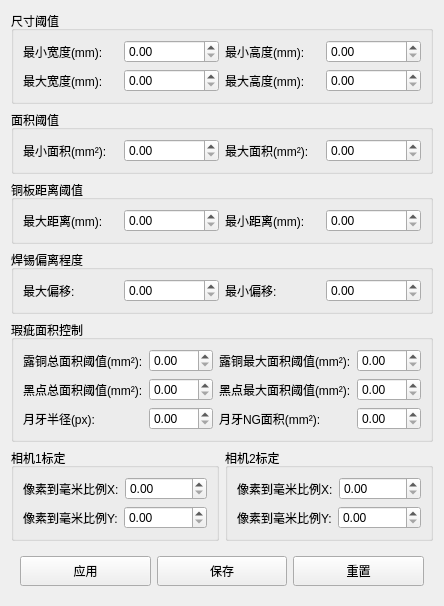
<?xml version="1.0" encoding="UTF-8"?>
<ui version="4.0">
 <class>AlgConfigForm</class>
 <widget class="QWidget" name="AlgConfigForm">
  <property name="geometry">
   <rect>
    <x>0</x>
    <y>0</y>
    <width>444</width>
    <height>594</height>
   </rect>
  </property>
  <property name="windowTitle">
   <string>算法参数配置</string>
  </property>
  <layout class="QGridLayout" name="gridLayout_7">
   <item row="0" column="0">
    <widget class="QGroupBox" name="groupBox">
     <property name="title">
      <string>尺寸阈值</string>
     </property>
     <layout class="QGridLayout" name="gridLayout">
      <item row="0" column="0">
       <widget class="QLabel" name="label">
        <property name="text">
         <string>最小宽度(mm):</string>
        </property>
       </widget>
      </item>
      <item row="0" column="1">
       <widget class="QDoubleSpinBox" name="minWSpinBox"/>
      </item>
      <item row="0" column="2">
       <widget class="QLabel" name="label_2">
        <property name="text">
         <string>最小高度(mm):</string>
        </property>
       </widget>
      </item>
      <item row="0" column="3">
       <widget class="QDoubleSpinBox" name="minHSpinBox"/>
      </item>
      <item row="1" column="0">
       <widget class="QLabel" name="label_3">
        <property name="text">
         <string>最大宽度(mm):</string>
        </property>
       </widget>
      </item>
      <item row="1" column="1">
       <widget class="QDoubleSpinBox" name="maxWSpinBox"/>
      </item>
      <item row="1" column="2">
       <widget class="QLabel" name="label_4">
        <property name="text">
         <string>最大高度(mm):</string>
        </property>
       </widget>
      </item>
      <item row="1" column="3">
       <widget class="QDoubleSpinBox" name="maxHSpinBox"/>
      </item>
     </layout>
    </widget>
   </item>
   <item row="1" column="0">
    <widget class="QGroupBox" name="groupBox_2">
     <property name="title">
      <string>面积阈值</string>
     </property>
     <layout class="QGridLayout" name="gridLayout_2">
      <item row="0" column="0">
       <widget class="QLabel" name="label_5">
        <property name="text">
         <string>最小面积(mm²):</string>
        </property>
       </widget>
      </item>
      <item row="0" column="1">
       <widget class="QDoubleSpinBox" name="minAreaSpinBox"/>
      </item>
      <item row="0" column="2">
       <widget class="QLabel" name="label_6">
        <property name="text">
         <string>最大面积(mm²):</string>
        </property>
       </widget>
      </item>
      <item row="0" column="3">
       <widget class="QDoubleSpinBox" name="maxAreaSpinBox"/>
      </item>
     </layout>
    </widget>
   </item>
   <item row="2" column="0">
    <widget class="QGroupBox" name="groupBox_3">
     <property name="title">
      <string>铜板距离阈值</string>
     </property>
     <layout class="QGridLayout" name="gridLayout_3">
      <item row="0" column="0">
       <widget class="QLabel" name="label_7">
        <property name="text">
         <string>最大距离(mm):</string>
        </property>
       </widget>
      </item>
      <item row="0" column="1">
       <widget class="QDoubleSpinBox" name="maxTBDisSpinBox"/>
      </item>
      <item row="0" column="2">
       <widget class="QLabel" name="label_8">
        <property name="text">
         <string>最小距离(mm):</string>
        </property>
       </widget>
      </item>
      <item row="0" column="3">
       <widget class="QDoubleSpinBox" name="minTBDisSpinBox"/>
      </item>
     </layout>
    </widget>
   </item>
   <item row="3" column="0">
    <widget class="QGroupBox" name="groupBox_4">
     <property name="title">
      <string>焊锡偏离程度</string>
     </property>
     <layout class="QGridLayout" name="gridLayout_4">
      <item row="0" column="0">
       <widget class="QLabel" name="label_9">
        <property name="text">
         <string>最大偏移:</string>
        </property>
       </widget>
      </item>
      <item row="0" column="1">
       <widget class="QDoubleSpinBox" name="maxPYSpinBox"/>
      </item>
      <item row="0" column="2">
       <widget class="QLabel" name="label_10">
        <property name="text">
         <string>最小偏移:</string>
        </property>
       </widget>
      </item>
      <item row="0" column="3">
       <widget class="QDoubleSpinBox" name="minPYSpinBox"/>
      </item>
     </layout>
    </widget>
   </item>
   <item row="4" column="0">
    <widget class="QGroupBox" name="groupBox_7">
     <property name="title">
      <string>瑕疵面积控制</string>
     </property>
     <layout class="QGridLayout" name="gridLayout_8">
      <item row="0" column="0">
       <widget class="QLabel" name="label_15">
        <property name="text">
         <string>露铜总面积阈值(mm²):</string>
        </property>
       </widget>
      </item>
      <item row="0" column="1">
       <widget class="QDoubleSpinBox" name="ltAllAreaSpinBox"/>
      </item>
      <item row="0" column="2">
       <widget class="QLabel" name="label_16">
        <property name="text">
         <string>露铜最大面积阈值(mm²):</string>
        </property>
       </widget>
      </item>
      <item row="0" column="3">
       <widget class="QDoubleSpinBox" name="ltMaxAreaSpinBox"/>
      </item>
      <item row="1" column="0">
       <widget class="QLabel" name="label_17">
        <property name="text">
         <string>黑点总面积阈值(mm²):</string>
        </property>
       </widget>
      </item>
      <item row="1" column="1">
       <widget class="QDoubleSpinBox" name="hdAllAreaSpinBox"/>
      </item>
      <item row="1" column="2">
       <widget class="QLabel" name="label_18">
        <property name="text">
         <string>黑点最大面积阈值(mm²):</string>
        </property>
       </widget>
      </item>
      <item row="1" column="3">
       <widget class="QDoubleSpinBox" name="hdMaxAreaSpinBox"/>
      </item>
      <item row="2" column="0">
       <widget class="QLabel" name="label_19">
        <property name="text">
         <string>月牙半径(px):</string>
        </property>
       </widget>
      </item>
      <item row="2" column="1">
       <widget class="QDoubleSpinBox" name="moonRadiusSpinBox"/>
      </item>
      <item row="2" column="2">
       <widget class="QLabel" name="label_20">
        <property name="text">
         <string>月牙NG面积(mm²):</string>
        </property>
       </widget>
      </item>
      <item row="2" column="3">
       <widget class="QDoubleSpinBox" name="moonDiffAreaSpinBox"/>
      </item>
     </layout>
    </widget>
   </item>
   <item row="5" column="0">
    <layout class="QHBoxLayout" name="horizontalLayout_2">
     <item>
      <widget class="QGroupBox" name="groupBox_5">
       <property name="title">
        <string>相机1标定</string>
       </property>
       <layout class="QGridLayout" name="gridLayout_6">
        <item row="0" column="0">
         <layout class="QHBoxLayout" name="horizontalLayout_3">
          <item>
           <widget class="QLabel" name="label_11">
            <property name="text">
             <string>像素到毫米比例X:</string>
            </property>
           </widget>
          </item>
          <item>
           <widget class="QDoubleSpinBox" name="pix2mmScale_F_x"/>
          </item>
         </layout>
        </item>
        <item row="1" column="0">
         <layout class="QHBoxLayout" name="horizontalLayout_4">
          <item>
           <widget class="QLabel" name="label_13">
            <property name="text">
             <string>像素到毫米比例Y:</string>
            </property>
           </widget>
          </item>
          <item>
           <widget class="QDoubleSpinBox" name="pix2mmScale_F_y"/>
          </item>
         </layout>
        </item>
       </layout>
      </widget>
     </item>
     <item>
      <widget class="QGroupBox" name="groupBox_6">
       <property name="title">
        <string>相机2标定</string>
       </property>
       <layout class="QGridLayout" name="gridLayout_5">
        <item row="0" column="0">
         <layout class="QHBoxLayout" name="horizontalLayout_5">
          <item>
           <widget class="QLabel" name="label_12">
            <property name="text">
             <string>像素到毫米比例X:</string>
            </property>
           </widget>
          </item>
          <item>
           <widget class="QDoubleSpinBox" name="pix2mmScale_Z_x"/>
          </item>
         </layout>
        </item>
        <item row="1" column="0">
         <layout class="QHBoxLayout" name="horizontalLayout_6">
          <item>
           <widget class="QLabel" name="label_14">
            <property name="text">
             <string>像素到毫米比例Y:</string>
            </property>
           </widget>
          </item>
          <item>
           <widget class="QDoubleSpinBox" name="pix2mmScale_Z_y"/>
          </item>
         </layout>
        </item>
       </layout>
      </widget>
     </item>
    </layout>
   </item>
   <item row="6" column="0">
    <widget class="QWidget" name="widget" native="true">
     <layout class="QHBoxLayout" name="horizontalLayout">
      <item>
       <widget class="QPushButton" name="applyButton">
        <property name="minimumSize">
         <size>
          <width>0</width>
          <height>30</height>
         </size>
        </property>
        <property name="text">
         <string>应用</string>
        </property>
       </widget>
      </item>
      <item>
       <widget class="QPushButton" name="saveButton">
        <property name="minimumSize">
         <size>
          <width>0</width>
          <height>30</height>
         </size>
        </property>
        <property name="text">
         <string>保存</string>
        </property>
       </widget>
      </item>
      <item>
       <widget class="QPushButton" name="resetButton">
        <property name="minimumSize">
         <size>
          <width>0</width>
          <height>30</height>
         </size>
        </property>
        <property name="text">
         <string>重置</string>
        </property>
       </widget>
      </item>
     </layout>
    </widget>
   </item>
  </layout>
 </widget>
 <resources/>
 <connections/>
</ui>
